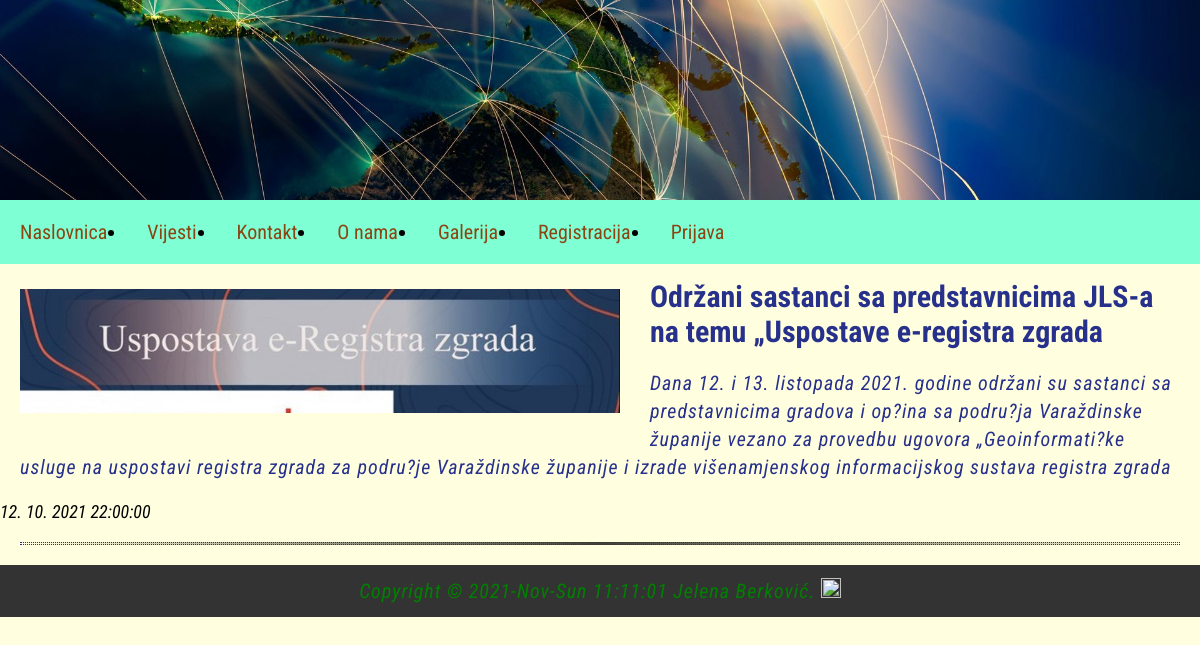
Screenshot of /index.php?menu=2&action=2 with the database file from the repository.
### tables this page shows
CREATE TABLE `news` (
  `id` int(11) NOT NULL,
  `title` varchar(255) NOT NULL,
  `description` text NOT NULL,
  `picture` varchar(255) NOT NULL,
  `date` timestamp NOT NULL DEFAULT current_timestamp() ON UPDATE current_timestamp(),
  `archive` enum('N','Y') NOT NULL DEFAULT 'N'
);

### funkcije.php (called while the page is built)
<?php
	function pickerDateToMysql($pickerDate){
		$date = DateTime::createFromFormat('Y-m-d H:i:s', $pickerDate);
		return $date->format('d. m. Y H:i:s');
	}
?>

### vijesti.php (the view, shortened to what this page needs)
<?php
if (isset($action) && $action != '') {
    $query  = 'SELECT * FROM news';
    $query .= " WHERE id=" .$_GET['action'];
    $result = @mysqli_query( $conn, $query);
    $row = @mysqli_fetch_array($result, MYSQLI_ASSOC);
    print '
			<div class="news">
				<img src="vijesti/' . $row['picture'] . '" alt="' . $row['title'] . '" title="' . $row['title'] . '">
				<h2>' . $row['title'] . '</h2>
				<p>'  . $row['description'] . '</p>
				<time datetime="' . $row['date'] . '">' . pickerDateToMysql($row['date']) . '</time>
				<hr>
			</div>';
}
?>

### style.css (style rules this page uses)
body, html { font-family: 'Roboto Condensed', sans-serif; margin: 0; font-size: 20px; }
body { background-color: LightYellow ; }
h1,h2 { margin: 0.5em; font-size: 2em; color: darkblue; }
h2 { font-size: 1.5em; color: #27318b; }
p { margin: 1em; line-height: 1.4em; letter-spacing: 1px; font-style: italic; color: #27318b; }
hr { border: 0; height: 1px; background-image: linear-gradient(to right, rgba(0,0,0,0), rgba(0,0,0,0.75), rgba(0,0,0,0)); }
.news img { width: 50%; float: left; padding: 0.5em; margin: 0 1em 0.5em 0.5em; }
.news h2 { margin: 0.5em 0.7em; font-size: 1.5em; color: #27318b; }
.news hr { margin: 1em; border: 1px dotted #27318b; clear: both; }
.news time { font-size: 90%; font-style: italic; }
img { width: 100%; }

### rows the page displays
news: picture (picture), title "Održani sastanci sa predstavnicima JLS-a na temu „Uspostave e-registra zgrada", description "Dana 12. i 13. listopada 2021. godine održani su sastanci sa predstavnicima gradova i op?ina sa podru?ja Varaždinske županije vezano za provedbu ugovora „Geoinformati?ke usluge na uspostavi registra zgrada za podru?je Varaždinske županije i izrade višenamjenskog informacijskog sustava registra zgrada", date "12. 10. 2021 22:00:00"
